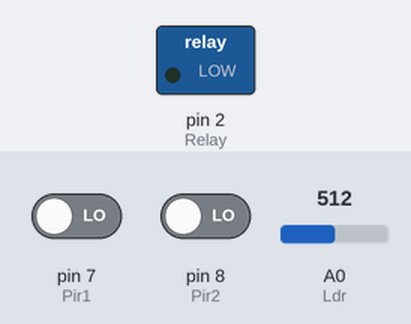
This sketch was run on a simulated Arduino Uno, built with avr-gcc and run on an emulated ATmega328P. On the bench: switched loads named in the sketch (green lamp = pin HIGH). The test bench sets the inputs (shaded band); at power-on: pin 7 (Pir1) LOW, pin 8 (Pir2) LOW, A0 (Ldr) = 512.

Above: at 1.2 s.
1.3 s: pin 7 (Pir1) driven HIGH
At 2.5 s:
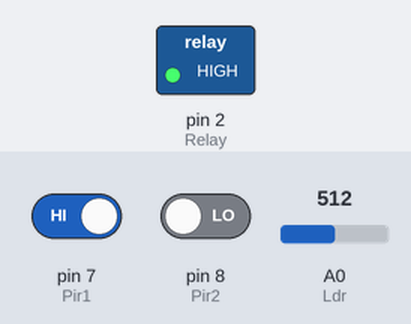
Timing chart, 0 to 4.3 s (numbered marks = the images above; inputs shaded):
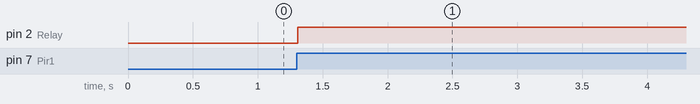

Measured:
- after the input at 1.3 s, pin 2 (Relay): LOW → HIGH at once

The sketch:

PirSensor.ino
```cpp
int Relay = 2;
int Pir1 = 7;
int Pir2 = 8;
int Ldr = A0;
int Seconds = 10;

bool isMotion(){
  int pir1 = digitalRead(Pir1);
  int pir2 = digitalRead(Pir2);

  if(pir1 == HIGH || pir2 == HIGH)
    return true;

  return false;
}

bool isDark(){
  int lightIntensity = analogRead(Ldr);
  delay(10);

  return (lightIntensity < 600);
}

void illuminate(){
    digitalWrite(Relay, HIGH);
    delay(Seconds * 1000);
    digitalWrite(Relay, LOW);
}

void setup()
{
  pinMode(Relay, OUTPUT);
  pinMode(Pir1, INPUT);
  pinMode(Pir2, INPUT);

  Serial.begin(9600);
}

void loop()
{
  if(isDark() && isMotion())
    illuminate();
}
```
